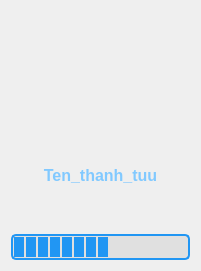
   <widget class="QFrame" name="Achievement_layout_2">
    <property name="geometry">
     <rect>
      <x>360</x>
      <y>450</y>
      <width>201</width>
      <height>271</height>
     </rect>
    </property>
    <property name="styleSheet">
     <string notr="true">#Achievement_layout{
	border :3px solid white;
	border-radius: 15px;
}

</string>
    </property>
    <layout class="QVBoxLayout" name="Achievement_Layout_2">
     <item>
      <widget class="QLabel" name="achieviement_pic_2">
       <property name="text">
        <string/>
       </property>
       <property name="textFormat">
        <enum>Qt::AutoText</enum>
       </property>
       <property name="pixmap">
        <pixmap>icon_pack/achievement.png</pixmap>
       </property>
       <property name="scaledContents">
        <bool>true</bool>
       </property>
      </widget>
     </item>
     <item>
      <widget class="QLabel" name="ten_thanh_tuu_2">
       <property name="font">
        <font>
         <family>MS Shell Dlg 2</family>
         <pointsize>12</pointsize>
         <weight>75</weight>
         <italic>false</italic>
         <bold>true</bold>
        </font>
       </property>
       <property name="styleSheet">
        <string notr="true">font: 600  &quot;Bahnschrift&quot;;
background-color:none;
color:rgb(129, 201, 255);
align-items: center;</string>
       </property>
       <property name="text">
        <string>Ten_thanh_tuu</string>
       </property>
       <property name="alignment">
        <set>Qt::AlignCenter</set>
       </property>
      </widget>
     </item>
     <item>
      <widget class="QProgressBar" name="progressBar_2">
       <property name="styleSheet">
        <string notr="true">#progressBar_2 {
    border: 2px solid #2196F3;
    border-radius: 5px;
    background-color: #E0E0E0;
}
#progressBar_2::chunk {
    background-color: #2196F3;
    width: 10px; 
    margin: 0.5px;
	textVisible: False;
}</string>
       </property>
       <property name="value">
        <number>50</number>
       </property>
       <property name="textVisible">
        <bool>false</bool>
       </property>
       <property name="orientation">
        <enum>Qt::Horizontal</enum>
       </property>
       <property name="textDirection">
        <enum>QProgressBar::BottomToTop</enum>
       </property>
      </widget>
     </item>
    </layout>
   </widget>
